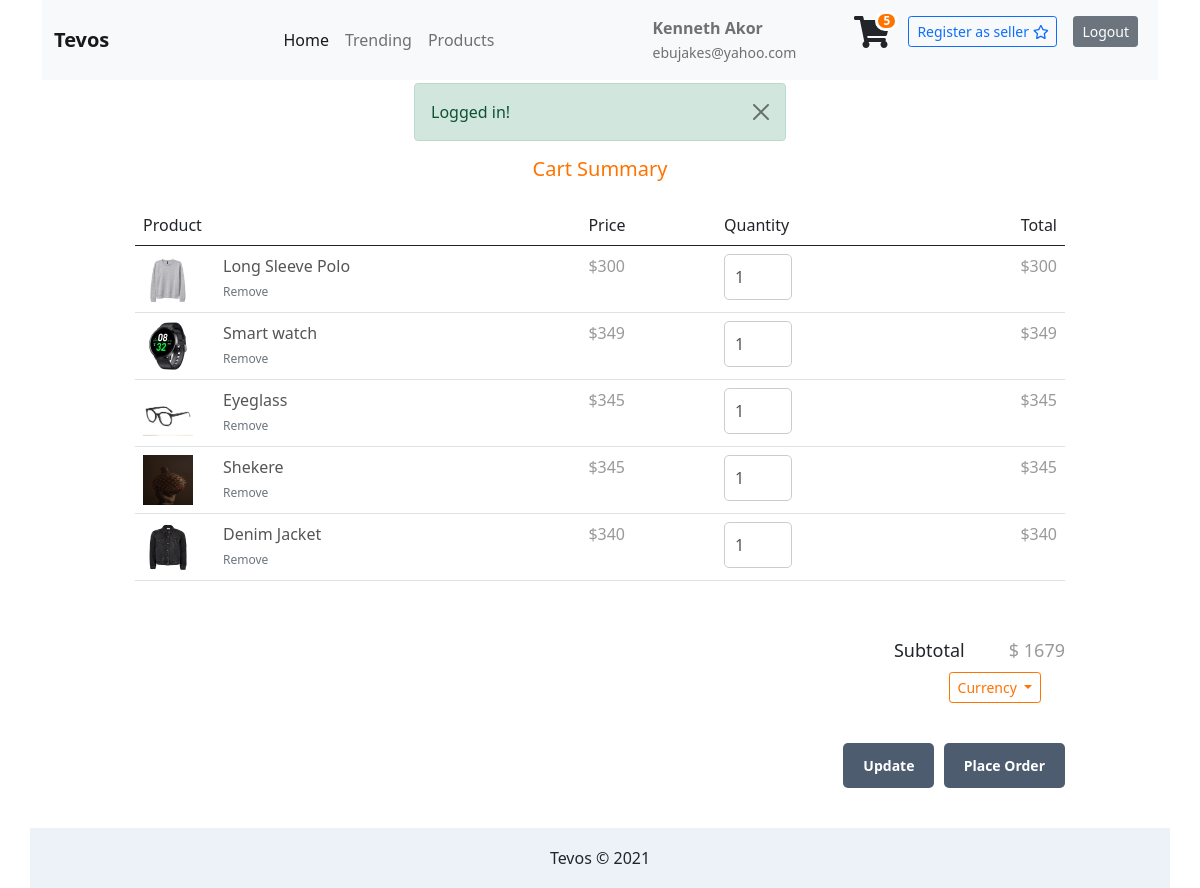
/cart.php (signed in), run on the app's committed database.
### tables this page shows
CREATE TABLE `products` (
  `id` int(11) NOT NULL,
  `productname` varchar(100) NOT NULL,
  `description` varchar(200) NOT NULL,
  `picture` varchar(100) NOT NULL,
  `price` varchar(11) NOT NULL,
  `user_id` int(11) NOT NULL
);

### cart.php (the view, shortened to what this page needs)
<?php
include('dbconnection.php');
$cart = isset($_SESSION['cart']) ? $_SESSION['cart'] : array();
$products_in_cart = array_keys($cart);
$subtotal = 0.00;
    $products_in_cart = implode("','",$products_in_cart);
    $stmt = "SELECT * FROM products WHERE id IN ('$products_in_cart')ORDER BY field(id, '...$products_in_cart')";
    $products = $conn->query($stmt);
?>
<?php
  include'./includes/header.php';
?>
<main role="main" class="container">
    <?php include'./includes/navbar.php'; ?>
    <?php include'./includes/flashMessage.php'; ?>
    <div class="cart content-wrapper">
        <h5 class="text-center mb-4 orange">Cart Summary </h5>
        <form action="cart.php" method="post" class="col-md-10 offset-md-1">
            <table class="table table-hover">
                <thead>
                    <tr>
                        <td colspan="2">Product</td>
                        <td>Price</td>
                        <td>Quantity</td>
                        <td>Total</td>
                    </tr>
                </thead>
                <tbody>
                    <?php if (!$products->num_rows>0): ?>
                        <tr>
                            <td colspan="5" style="text-align:center;">You have no products added in your Shopping Cart</td>
                        </tr>
                    <?php else: ?>
                        <?php while($product = $products->fetch_assoc()): ?>
                            <tr>
                                <td class="img">
                                    <a href="index.php?page=product&id=<?=$product['id']?>">
                                        <img src="./media/uploads/<?=$product['picture']?>" width="50" height="50" alt="<?=$product['productname']?>">
                                    </a>
                                </td>
                                <td>
                                    <a href="index.php?page=product&id=<?=$product['id']?>"><?=$product['productname']?></a>
                                    <br>
                                    <form action="" method="POST">
                                        <input type="submit" name="remove" value="Remove" class="remove small text-secondary">
                                    </form>
                                </td>
                                <td class="price">&dollar;<?=$product['price']?></td>
                                <td class="quantity">
                                    <input type="number" name="<?=$product['id']?>" value="<?=$cart[$product['id']]?>" min="1" max="1000" placeholder="Quantity" required>
                                </td>
                                <td class="price">&dollar;<?=$product['price'] * $cart[$product['id']]?></td>
                            </tr>
                            <?php $subtotal += (float)$product['price'] * (int)$cart[$product['id']]; ?>
                        <?php endwhile ?>
                </tbody>
            </table>
            <div class="subtotal">
                <span class="text">Subtotal</span>
                <span class="price" id="total-price">
                    <span id="total-price-cur" name="USD">&dollar;</span>
                    <span id="total-price-value"><?=$subtotal?></span>
                </span>
                <div class="dropdown mt-2 me-4">
                    <button class="btn btn-outline-orange btn-sm dropdown-toggle" type="button" id="dropdownMenuButton1" data-bs-toggle="dropdown" aria-expanded="false">
                        Currency
                    </button>
                </div>
            </div>
            <div class="buttons">
                <input type="submit" value="Update" name="update">
                <input type="submit" value="Place Order" name="placeorder">
            </div>
            <?php endif; ?>
        </form>
    </div>
</main>
<?php include'./includes/footer.php'; ?>

### static/css/style.css (style rules this page uses)
html { position: relative; min-height: 100%; }
body { margin-bottom: 60px; }
.orange { color: #FF7300 !important; }
.btn-outline-orange { color: #FF7300 !important; border: 1px solid #FF7300 !important; }
main .cart table tbody td:last-child, main .cart table thead td:last-child { text-align: right; }
main .cart table .img { width: 80px; }
main .cart table .remove { color: #777777; font-size: 12px; padding-top: 3px; border: 0; background: none; padding: 0; }
main .cart table .price { color: #999999; }
main .cart table a { text-decoration: none; color: #555555; }
main .cart table input[type="number"] { width: 68px; padding: 10px; border: 1px solid #ccc; color: #555555; border-radius: 5px; }
main .cart .subtotal { text-align: right; padding: 40px 0; }
main .cart .subtotal .text { padding-right: 40px; font-size: 18px; }
main .cart .subtotal .price { font-size: 18px; color: #999999; }
main .cart .buttons { text-align: right; padding-bottom: 40px; }
main .cart .buttons input[type="submit"] { margin-left: 5px; padding: 12px 20px; border: 0; background: #4e5c70; color: #FFFFFF; font-size: 14px; font-weight: bold; cursor: pointer; border-radius: 5px; }

### data on the page
products: picture (picture), productname "Long Sleeve Polo", price "300", id "1", $product['price']*$cart[$product['id']] "300"
products: picture (picture), productname "Smart watch", price "349", id "1", $product['price']*$cart[$product['id']] "349"
products: picture (picture), productname "Eyeglass", price "345", id "1", $product['price']*$cart[$product['id']] "345"
products: picture (picture), productname "Shekere", price "345", id "1", $product['price']*$cart[$product['id']] "345"
products: picture (picture), productname "Denim Jacket", price "340", id "1", $product['price']*$cart[$product['id']] "340"

### other printed values
$_SESSION['user_names'] "Kenneth Akor"
$_SESSION['user_email'] "ebujakes@yahoo.com"
$sessionMessage['message'] "Logged in!"
$subtotal "1679"
